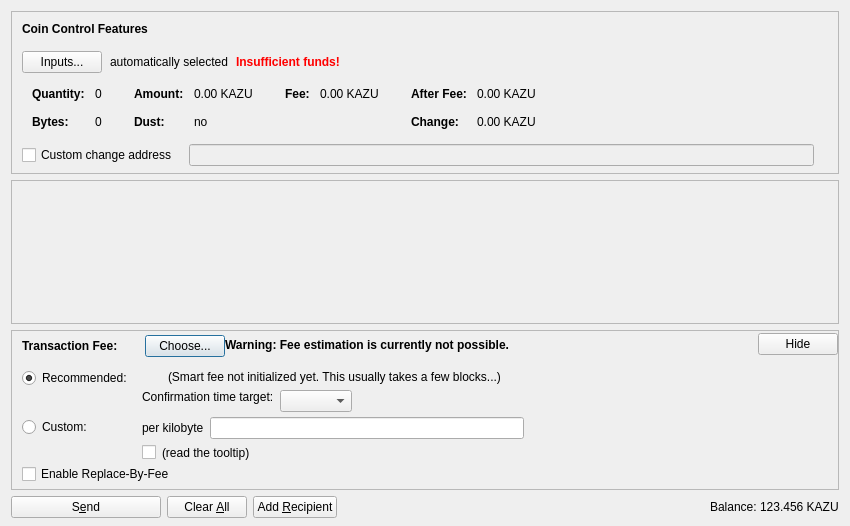
<?xml version="1.0" encoding="UTF-8"?>
<ui version="4.0">
 <class>SendCoinsDialog</class>
 <widget class="QDialog" name="SendCoinsDialog">
  <property name="geometry">
   <rect>
    <x>0</x>
    <y>0</y>
    <width>850</width>
    <height>526</height>
   </rect>
  </property>
  <property name="windowTitle">
   <string>Send Coins</string>
  </property>
  <layout class="QVBoxLayout" name="verticalLayout" stretch="0,1,0,0">
   <property name="bottomMargin">
    <number>8</number>
   </property>
   <item>
    <widget class="QFrame" name="frameCoinControl">
     <property name="sizePolicy">
      <sizepolicy hsizetype="Expanding" vsizetype="Expanding">
       <horstretch>0</horstretch>
       <verstretch>0</verstretch>
      </sizepolicy>
     </property>
     <property name="maximumSize">
      <size>
       <width>16777215</width>
       <height>16777215</height>
      </size>
     </property>
     <property name="frameShape">
      <enum>QFrame::StyledPanel</enum>
     </property>
     <property name="frameShadow">
      <enum>QFrame::Sunken</enum>
     </property>
     <layout class="QVBoxLayout" name="verticalLayoutCoinControl2">
      <property name="spacing">
       <number>0</number>
      </property>
      <property name="leftMargin">
       <number>0</number>
      </property>
      <property name="topMargin">
       <number>0</number>
      </property>
      <property name="rightMargin">
       <number>0</number>
      </property>
      <property name="bottomMargin">
       <number>6</number>
      </property>
      <item>
       <layout class="QVBoxLayout" name="verticalLayoutCoinControl" stretch="0,0,0,0,1">
        <property name="spacing">
         <number>0</number>
        </property>
        <property name="leftMargin">
         <number>10</number>
        </property>
        <property name="topMargin">
         <number>10</number>
        </property>
        <item>
         <layout class="QHBoxLayout" name="horizontalLayoutCoinControl1">
          <property name="bottomMargin">
           <number>15</number>
          </property>
          <item>
           <widget class="QLabel" name="labelCoinControlFeatures">
            <property name="sizePolicy">
             <sizepolicy hsizetype="Preferred" vsizetype="Maximum">
              <horstretch>0</horstretch>
              <verstretch>0</verstretch>
             </sizepolicy>
            </property>
            <property name="font">
             <font>
              <weight>75</weight>
              <bold>true</bold>
             </font>
            </property>
            <property name="styleSheet">
             <string notr="true">font-weight:bold;</string>
            </property>
            <property name="text">
             <string>Coin Control Features</string>
            </property>
           </widget>
          </item>
         </layout>
        </item>
        <item>
         <layout class="QHBoxLayout" name="horizontalLayoutCoinControl2" stretch="0,0,0,0">
          <property name="spacing">
           <number>8</number>
          </property>
          <property name="bottomMargin">
           <number>10</number>
          </property>
          <item>
           <widget class="QPushButton" name="pushButtonCoinControl">
            <property name="styleSheet">
             <string notr="true"/>
            </property>
            <property name="text">
             <string>Inputs...</string>
            </property>
            <property name="autoDefault">
             <bool>false</bool>
            </property>
           </widget>
          </item>
          <item>
           <widget class="QLabel" name="labelCoinControlAutomaticallySelected">
            <property name="text">
             <string>automatically selected</string>
            </property>
            <property name="margin">
             <number>5</number>
            </property>
           </widget>
          </item>
          <item>
           <widget class="QLabel" name="labelCoinControlInsuffFunds">
            <property name="font">
             <font>
              <weight>75</weight>
              <bold>true</bold>
             </font>
            </property>
            <property name="styleSheet">
             <string notr="true">color:red;font-weight:bold;</string>
            </property>
            <property name="text">
             <string>Insufficient funds!</string>
            </property>
            <property name="margin">
             <number>5</number>
            </property>
           </widget>
          </item>
          <item>
           <spacer name="horizontalSpacerCoinControl">
            <property name="orientation">
             <enum>Qt::Horizontal</enum>
            </property>
            <property name="sizeHint" stdset="0">
             <size>
              <width>40</width>
              <height>1</height>
             </size>
            </property>
           </spacer>
          </item>
         </layout>
        </item>
        <item>
         <widget class="QWidget" name="widgetCoinControl" native="true">
          <property name="sizePolicy">
           <sizepolicy hsizetype="Preferred" vsizetype="Preferred">
            <horstretch>0</horstretch>
            <verstretch>0</verstretch>
           </sizepolicy>
          </property>
          <property name="minimumSize">
           <size>
            <width>0</width>
            <height>0</height>
           </size>
          </property>
          <property name="styleSheet">
           <string notr="true"/>
          </property>
          <layout class="QHBoxLayout" name="horizontalLayoutCoinControl5">
           <property name="leftMargin">
            <number>0</number>
           </property>
           <property name="topMargin">
            <number>0</number>
           </property>
           <property name="rightMargin">
            <number>0</number>
           </property>
           <property name="bottomMargin">
            <number>0</number>
           </property>
           <item>
            <layout class="QHBoxLayout" name="horizontalLayoutCoinControl3" stretch="0,0,0,1">
             <property name="spacing">
              <number>20</number>
             </property>
             <property name="topMargin">
              <number>0</number>
             </property>
             <property name="bottomMargin">
              <number>10</number>
             </property>
             <item>
              <layout class="QFormLayout" name="formLayoutCoinControl1">
               <property name="horizontalSpacing">
                <number>10</number>
               </property>
               <property name="verticalSpacing">
                <number>14</number>
               </property>
               <property name="leftMargin">
                <number>10</number>
               </property>
               <property name="topMargin">
                <number>4</number>
               </property>
               <property name="rightMargin">
                <number>6</number>
               </property>
               <item row="0" column="0">
                <widget class="QLabel" name="labelCoinControlQuantityText">
                 <property name="font">
                  <font>
                   <weight>75</weight>
                   <bold>true</bold>
                  </font>
                 </property>
                 <property name="text">
                  <string>Quantity:</string>
                 </property>
                 <property name="margin">
                  <number>0</number>
                 </property>
                </widget>
               </item>
               <item row="0" column="1">
                <widget class="QLabel" name="labelCoinControlQuantity">
                 <property name="cursor">
                  <cursorShape>IBeamCursor</cursorShape>
                 </property>
                 <property name="contextMenuPolicy">
                  <enum>Qt::ActionsContextMenu</enum>
                 </property>
                 <property name="text">
                  <string notr="true">0</string>
                 </property>
                 <property name="margin">
                  <number>0</number>
                 </property>
                 <property name="textInteractionFlags">
                  <set>Qt::LinksAccessibleByMouse|Qt::TextSelectableByKeyboard|Qt::TextSelectableByMouse</set>
                 </property>
                </widget>
               </item>
               <item row="1" column="0">
                <widget class="QLabel" name="labelCoinControlBytesText">
                 <property name="font">
                  <font>
                   <weight>75</weight>
                   <bold>true</bold>
                  </font>
                 </property>
                 <property name="text">
                  <string>Bytes:</string>
                 </property>
                </widget>
               </item>
               <item row="1" column="1">
                <widget class="QLabel" name="labelCoinControlBytes">
                 <property name="cursor">
                  <cursorShape>IBeamCursor</cursorShape>
                 </property>
                 <property name="contextMenuPolicy">
                  <enum>Qt::ActionsContextMenu</enum>
                 </property>
                 <property name="text">
                  <string notr="true">0</string>
                 </property>
                 <property name="textInteractionFlags">
                  <set>Qt::LinksAccessibleByMouse|Qt::TextSelectableByKeyboard|Qt::TextSelectableByMouse</set>
                 </property>
                </widget>
               </item>
              </layout>
             </item>
             <item>
              <layout class="QFormLayout" name="formLayoutCoinControl2">
               <property name="horizontalSpacing">
                <number>10</number>
               </property>
               <property name="verticalSpacing">
                <number>14</number>
               </property>
               <property name="leftMargin">
                <number>6</number>
               </property>
               <property name="topMargin">
                <number>4</number>
               </property>
               <property name="rightMargin">
                <number>6</number>
               </property>
               <item row="0" column="0">
                <widget class="QLabel" name="labelCoinControlAmountText">
                 <property name="font">
                  <font>
                   <weight>75</weight>
                   <bold>true</bold>
                  </font>
                 </property>
                 <property name="text">
                  <string>Amount:</string>
                 </property>
                 <property name="margin">
                  <number>0</number>
                 </property>
                </widget>
               </item>
               <item row="0" column="1">
                <widget class="QLabel" name="labelCoinControlAmount">
                 <property name="cursor">
                  <cursorShape>IBeamCursor</cursorShape>
                 </property>
                 <property name="contextMenuPolicy">
                  <enum>Qt::ActionsContextMenu</enum>
                 </property>
                 <property name="text">
                  <string notr="true">0.00 KAZU</string>
                 </property>
                 <property name="textInteractionFlags">
                  <set>Qt::LinksAccessibleByMouse|Qt::TextSelectableByKeyboard|Qt::TextSelectableByMouse</set>
                 </property>
                </widget>
               </item>
               <item row="1" column="0">
                <widget class="QLabel" name="labelCoinControlLowOutputText">
                 <property name="font">
                  <font>
                   <weight>75</weight>
                   <bold>true</bold>
                  </font>
                 </property>
                 <property name="text">
                  <string>Dust:</string>
                 </property>
                </widget>
               </item>
               <item row="1" column="1">
                <widget class="QLabel" name="labelCoinControlLowOutput">
                 <property name="cursor">
                  <cursorShape>IBeamCursor</cursorShape>
                 </property>
                 <property name="contextMenuPolicy">
                  <enum>Qt::ActionsContextMenu</enum>
                 </property>
                 <property name="text">
                  <string notr="true">no</string>
                 </property>
                 <property name="textInteractionFlags">
                  <set>Qt::LinksAccessibleByMouse|Qt::TextSelectableByKeyboard|Qt::TextSelectableByMouse</set>
                 </property>
                </widget>
               </item>
              </layout>
             </item>
             <item>
              <layout class="QFormLayout" name="formLayoutCoinControl3">
               <property name="horizontalSpacing">
                <number>10</number>
               </property>
               <property name="verticalSpacing">
                <number>14</number>
               </property>
               <property name="leftMargin">
                <number>6</number>
               </property>
               <property name="topMargin">
                <number>4</number>
               </property>
               <property name="rightMargin">
                <number>6</number>
               </property>
               <item row="0" column="0">
                <widget class="QLabel" name="labelCoinControlFeeText">
                 <property name="font">
                  <font>
                   <weight>75</weight>
                   <bold>true</bold>
                  </font>
                 </property>
                 <property name="text">
                  <string>Fee:</string>
                 </property>
                 <property name="margin">
                  <number>0</number>
                 </property>
                </widget>
               </item>
               <item row="0" column="1">
                <widget class="QLabel" name="labelCoinControlFee">
                 <property name="cursor">
                  <cursorShape>IBeamCursor</cursorShape>
                 </property>
                 <property name="contextMenuPolicy">
                  <enum>Qt::ActionsContextMenu</enum>
                 </property>
                 <property name="text">
                  <string notr="true">0.00 KAZU</string>
                 </property>
                 <property name="textInteractionFlags">
                  <set>Qt::LinksAccessibleByMouse|Qt::TextSelectableByKeyboard|Qt::TextSelectableByMouse</set>
                 </property>
                </widget>
               </item>
              </layout>
             </item>
             <item>
              <layout class="QFormLayout" name="formLayoutCoinControl4">
               <property name="horizontalSpacing">
                <number>10</number>
               </property>
               <property name="verticalSpacing">
                <number>14</number>
               </property>
               <property name="leftMargin">
                <number>6</number>
               </property>
               <property name="topMargin">
                <number>4</number>
               </property>
               <property name="rightMargin">
                <number>6</number>
               </property>
               <item row="0" column="0">
                <widget class="QLabel" name="labelCoinControlAfterFeeText">
                 <property name="font">
                  <font>
                   <weight>75</weight>
                   <bold>true</bold>
                  </font>
                 </property>
                 <property name="text">
                  <string>After Fee:</string>
                 </property>
                 <property name="margin">
                  <number>0</number>
                 </property>
                </widget>
               </item>
               <item row="0" column="1">
                <widget class="QLabel" name="labelCoinControlAfterFee">
                 <property name="cursor">
                  <cursorShape>IBeamCursor</cursorShape>
                 </property>
                 <property name="contextMenuPolicy">
                  <enum>Qt::ActionsContextMenu</enum>
                 </property>
                 <property name="text">
                  <string notr="true">0.00 KAZU</string>
                 </property>
                 <property name="textInteractionFlags">
                  <set>Qt::LinksAccessibleByMouse|Qt::TextSelectableByKeyboard|Qt::TextSelectableByMouse</set>
                 </property>
                </widget>
               </item>
               <item row="1" column="0">
                <widget class="QLabel" name="labelCoinControlChangeText">
                 <property name="font">
                  <font>
                   <weight>75</weight>
                   <bold>true</bold>
                  </font>
                 </property>
                 <property name="text">
                  <string>Change:</string>
                 </property>
                </widget>
               </item>
               <item row="1" column="1">
                <widget class="QLabel" name="labelCoinControlChange">
                 <property name="cursor">
                  <cursorShape>IBeamCursor</cursorShape>
                 </property>
                 <property name="contextMenuPolicy">
                  <enum>Qt::ActionsContextMenu</enum>
                 </property>
                 <property name="text">
                  <string notr="true">0.00 KAZU</string>
                 </property>
                 <property name="textInteractionFlags">
                  <set>Qt::LinksAccessibleByMouse|Qt::TextSelectableByKeyboard|Qt::TextSelectableByMouse</set>
                 </property>
                </widget>
               </item>
              </layout>
             </item>
            </layout>
           </item>
          </layout>
         </widget>
        </item>
        <item>
         <layout class="QHBoxLayout" name="horizontalLayoutCoinControl4" stretch="0,0,0">
          <property name="spacing">
           <number>12</number>
          </property>
          <property name="sizeConstraint">
           <enum>QLayout::SetDefaultConstraint</enum>
          </property>
          <property name="topMargin">
           <number>5</number>
          </property>
          <property name="rightMargin">
           <number>5</number>
          </property>
          <item>
           <widget class="QCheckBox" name="checkBoxCoinControlChange">
            <property name="toolTip">
             <string>If this is activated, but the change address is empty or invalid, change will be sent to a newly generated address.</string>
            </property>
            <property name="text">
             <string>Custom change address</string>
            </property>
           </widget>
          </item>
          <item>
           <widget class="QValidatedLineEdit" name="lineEditCoinControlChange">
            <property name="enabled">
             <bool>false</bool>
            </property>
            <property name="sizePolicy">
             <sizepolicy hsizetype="Expanding" vsizetype="Fixed">
              <horstretch>0</horstretch>
              <verstretch>0</verstretch>
             </sizepolicy>
            </property>
           </widget>
          </item>
          <item>
           <widget class="QLabel" name="labelCoinControlChangeLabel">
            <property name="sizePolicy">
             <sizepolicy hsizetype="Preferred" vsizetype="Expanding">
              <horstretch>0</horstretch>
              <verstretch>0</verstretch>
             </sizepolicy>
            </property>
            <property name="minimumSize">
             <size>
              <width>0</width>
              <height>0</height>
             </size>
            </property>
            <property name="text">
             <string/>
            </property>
            <property name="margin">
             <number>3</number>
            </property>
           </widget>
          </item>
         </layout>
        </item>
        <item>
         <spacer name="verticalSpacerCoinControl">
          <property name="orientation">
           <enum>Qt::Vertical</enum>
          </property>
          <property name="sizeHint" stdset="0">
           <size>
            <width>800</width>
            <height>1</height>
           </size>
          </property>
         </spacer>
        </item>
       </layout>
      </item>
     </layout>
    </widget>
   </item>
   <item>
    <widget class="QScrollArea" name="scrollArea">
     <property name="widgetResizable">
      <bool>true</bool>
     </property>
     <widget class="QWidget" name="scrollAreaWidgetContents">
      <property name="geometry">
       <rect>
        <x>0</x>
        <y>0</y>
        <width>830</width>
        <height>104</height>
       </rect>
      </property>
      <layout class="QVBoxLayout" name="verticalLayout_2" stretch="0,1">
       <property name="leftMargin">
        <number>0</number>
       </property>
       <property name="topMargin">
        <number>0</number>
       </property>
       <property name="rightMargin">
        <number>0</number>
       </property>
       <property name="bottomMargin">
        <number>0</number>
       </property>
       <item>
        <layout class="QVBoxLayout" name="entries">
         <property name="spacing">
          <number>6</number>
         </property>
        </layout>
       </item>
       <item>
        <spacer name="verticalSpacer">
         <property name="orientation">
          <enum>Qt::Vertical</enum>
         </property>
         <property name="sizeHint" stdset="0">
          <size>
           <width>20</width>
           <height>40</height>
          </size>
         </property>
        </spacer>
       </item>
      </layout>
     </widget>
    </widget>
   </item>
   <item>
    <widget class="QFrame" name="frameFee">
     <property name="sizePolicy">
      <sizepolicy hsizetype="Expanding" vsizetype="Expanding">
       <horstretch>0</horstretch>
       <verstretch>0</verstretch>
      </sizepolicy>
     </property>
     <property name="maximumSize">
      <size>
       <width>16777215</width>
       <height>16777215</height>
      </size>
     </property>
     <property name="frameShape">
      <enum>QFrame::StyledPanel</enum>
     </property>
     <property name="frameShadow">
      <enum>QFrame::Sunken</enum>
     </property>
     <layout class="QVBoxLayout" name="verticalLayoutFee1">
      <property name="spacing">
       <number>0</number>
      </property>
      <property name="leftMargin">
       <number>0</number>
      </property>
      <property name="topMargin">
       <number>0</number>
      </property>
      <property name="rightMargin">
       <number>0</number>
      </property>
      <property name="bottomMargin">
       <number>0</number>
      </property>
      <item>
       <layout class="QVBoxLayout" name="verticalLayoutFee2" stretch="0,0,0">
        <property name="spacing">
         <number>0</number>
        </property>
        <property name="leftMargin">
         <number>10</number>
        </property>
        <property name="topMargin">
         <number>0</number>
        </property>
        <item>
         <layout class="QHBoxLayout" name="horizontalLayoutFee1">
          <property name="bottomMargin">
           <number>0</number>
          </property>
          <item>
           <layout class="QVBoxLayout" name="verticalLayoutFee7">
            <property name="spacing">
             <number>0</number>
            </property>
            <item>
             <spacer name="verticalSpacerSmartFee">
              <property name="orientation">
               <enum>Qt::Vertical</enum>
              </property>
              <property name="sizeType">
               <enum>QSizePolicy::Fixed</enum>
              </property>
              <property name="sizeHint" stdset="0">
               <size>
                <width>1</width>
                <height>4</height>
               </size>
              </property>
             </spacer>
            </item>
            <item>
             <layout class="QHBoxLayout" name="horizontalLayoutSmartFee">
              <property name="spacing">
               <number>10</number>
              </property>
              <item>
               <widget class="QLabel" name="labelFeeHeadline">
                <property name="sizePolicy">
                 <sizepolicy hsizetype="Preferred" vsizetype="Maximum">
                  <horstretch>0</horstretch>
                  <verstretch>0</verstretch>
                 </sizepolicy>
                </property>
                <property name="font">
                 <font>
                  <weight>75</weight>
                  <bold>true</bold>
                 </font>
                </property>
                <property name="styleSheet">
                 <string notr="true">font-weight:bold;</string>
                </property>
                <property name="text">
                 <string>Transaction Fee:</string>
                </property>
               </widget>
              </item>
              <item>
               <widget class="QLabel" name="labelFeeMinimized">
                <property name="text">
                 <string/>
                </property>
               </widget>
              </item>
              <item>
               <widget class="QPushButton" name="buttonChooseFee">
                <property name="text">
                 <string>Choose...</string>
                </property>
               </widget>
              </item>
             </layout>
            </item>
            <item>
             <spacer name="verticalSpacer_5">
              <property name="orientation">
               <enum>Qt::Vertical</enum>
              </property>
              <property name="sizeHint" stdset="0">
               <size>
                <width>1</width>
                <height>1</height>
               </size>
              </property>
             </spacer>
            </item>
           </layout>
          </item>
          <item>
           <widget class="QLabel" name="fallbackFeeWarningLabel">
            <property name="toolTip">
             <string>Using the fallbackfee can result in sending a transaction that will take several hours or days (or never) to confirm. Consider choosing your fee manually or wait until you have validated the complete chain.</string>
            </property>
            <property name="font">
            <font>
                <weight>75</weight>
                <bold>true</bold>
            </font>
            </property>
            <property name="text">
             <string>Warning: Fee estimation is currently not possible.</string>
            </property>
            <property name="wordWrap">
             <bool>false</bool>
            </property>
           </widget>
          </item>
          <item>
           <spacer name="horizontalSpacer_4">
            <property name="orientation">
             <enum>Qt::Horizontal</enum>
            </property>
            <property name="sizeType">
             <enum>QSizePolicy::MinimumExpanding</enum>
            </property>
            <property name="sizeHint" stdset="0">
             <size>
              <width>40</width>
              <height>20</height>
             </size>
            </property>
           </spacer>
          </item>
          <item>
           <widget class="QPushButton" name="buttonMinimizeFee">
            <property name="toolTip">
             <string>collapse fee-settings</string>
            </property>
            <property name="text">
             <string>Hide</string>
            </property>
           </widget>
          </item>
         </layout>
        </item>
        <item>
         <widget class="QFrame" name="frameFeeSelection">
          <layout class="QVBoxLayout" name="verticalLayoutFee12">
           <property name="spacing">
            <number>0</number>
           </property>
           <property name="leftMargin">
            <number>0</number>
           </property>
           <property name="topMargin">
            <number>0</number>
           </property>
           <property name="rightMargin">
            <number>0</number>
           </property>
           <property name="bottomMargin">
            <number>0</number>
           </property>
           <item>
            <layout class="QGridLayout" name="gridLayoutFee">
             <property name="topMargin">
              <number>10</number>
             </property>
             <property name="bottomMargin">
              <number>4</number>
             </property>
             <property name="horizontalSpacing">
              <number>10</number>
             </property>
             <property name="verticalSpacing">
              <number>4</number>
             </property>
             <item row="1" column="1">
              <layout class="QVBoxLayout" name="verticalLayoutFee8">
               <property name="spacing">
                <number>6</number>
               </property>
               <item>
                <layout class="QHBoxLayout" name="horizontalLayoutFee13">
                 <item>
                  <widget class="QLabel" name="labelCustomPerKilobyte">
                   <property name="toolTip">
                    <string>Specify a custom fee per kB (1,000 bytes) of the transaction's virtual size.

Note:  Since the fee is calculated on a per-byte basis, a fee of "100 satoshis per kB" for a transaction size of 500 bytes (half of 1 kB) would ultimately yield a fee of only 50 satoshis.</string>
                   </property>
                   <property name="text">
                    <string>per kilobyte</string>
                   </property>
                  </widget>
                 </item>
                 <item>
                  <widget class="KazucoinAmountField" name="customFee"/>
                 </item>
                 <item>
                  <spacer name="horizontalSpacer_6">
                   <property name="orientation">
                    <enum>Qt::Horizontal</enum>
                   </property>
                   <property name="sizeHint" stdset="0">
                    <size>
                     <width>1</width>
                     <height>1</height>
                    </size>
                   </property>
                  </spacer>
                 </item>
                </layout>
               </item>
               <item>
                <layout class="QHBoxLayout" name="horizontalLayoutFee8">
                 <item>
                  <widget class="QCheckBox" name="checkBoxMinimumFee">
                   <property name="toolTip">
                    <string>Paying only the minimum fee is just fine as long as there is less transaction volume than space in the blocks. But be aware that this can end up in a never confirming transaction once there is more demand for kazucoin transactions than the network can process.</string>
                   </property>
                   <property name="text">
                    <string/>
                   </property>
                  </widget>
                 </item>
                 <item>
                  <widget class="QLabel" name="labelMinFeeWarning">
                   <property name="enabled">
                    <bool>true</bool>
                   </property>
                   <property name="toolTip">
                    <string>Paying only the minimum fee is just fine as long as there is less transaction volume than space in the blocks. But be aware that this can end up in a never confirming transaction once there is more demand for kazucoin transactions than the network can process.</string>
                   </property>
                   <property name="text">
                    <string>(read the tooltip)</string>
                   </property>
                   <property name="margin">
                    <number>5</number>
                   </property>
                  </widget>
                 </item>
                 <item>
                  <spacer name="horizontalSpacer_2">
                   <property name="orientation">
                    <enum>Qt::Horizontal</enum>
                   </property>
                   <property name="sizeHint" stdset="0">
                    <size>
                     <width>1</width>
                     <height>1</height>
                    </size>
                   </property>
                  </spacer>
                 </item>
                </layout>
               </item>
              </layout>
             </item>
             <item row="0" column="0">
              <layout class="QVBoxLayout" name="verticalLayoutFee4" stretch="0,1">
               <item>
                <widget class="QRadioButton" name="radioSmartFee">
                 <property name="text">
                  <string>Recommended:</string>
                 </property>
                 <property name="checked">
                  <bool>true</bool>
                 </property>
                 <attribute name="buttonGroup">
                  <string notr="true">groupFee</string>
                 </attribute>
                </widget>
               </item>
               <item>
                <spacer name="verticalSpacer_2">
                 <property name="orientation">
                  <enum>Qt::Vertical</enum>
                 </property>
                 <property name="sizeHint" stdset="0">
                  <size>
                   <width>1</width>
                   <height>1</height>
                  </size>
                 </property>
                </spacer>
               </item>
              </layout>
             </item>
             <item row="1" column="0">
              <layout class="QVBoxLayout" name="verticalLayoutFee9" stretch="0,1">
               <item>
                <widget class="QRadioButton" name="radioCustomFee">
                 <property name="text">
                  <string>Custom:</string>
                 </property>
                 <attribute name="buttonGroup">
                  <string notr="true">groupFee</string>
                 </attribute>
                </widget>
               </item>
               <item>
                <spacer name="verticalSpacer_6">
                 <property name="orientation">
                  <enum>Qt::Vertical</enum>
                 </property>
                 <property name="sizeHint" stdset="0">
                  <size>
                   <width>1</width>
                   <height>1</height>
                  </size>
                 </property>
                </spacer>
               </item>
              </layout>
             </item>
             <item row="0" column="1">
              <layout class="QVBoxLayout" name="verticalLayoutFee3" stretch="0,0,1">
               <property name="spacing">
                <number>6</number>
               </property>
               <property name="topMargin">
                <number>2</number>
               </property>
               <item>
                <layout class="QHBoxLayout" name="horizontalLayoutFee12">
                 <item>
                  <widget class="QLabel" name="labelSmartFee">
                   <property name="text">
                    <string/>
                   </property>
                   <property name="margin">
                    <number>2</number>
                   </property>
                  </widget>
                 </item>
                 <item>
                  <widget class="QLabel" name="labelFeeEstimation">
                   <property name="text">
                    <string/>
                   </property>
                  </widget>
                 </item>
                 <item>
                  <widget class="QLabel" name="labelSmartFee2">
                   <property name="text">
                    <string>(Smart fee not initialized yet. This usually takes a few blocks...)</string>
                   </property>
                   <property name="margin">
                    <number>2</number>
                   </property>
                  </widget>
                 </item>
                 <item>
                  <spacer name="horizontalSpacer_5">
                   <property name="orientation">
                    <enum>Qt::Horizontal</enum>
                   </property>
                   <property name="sizeHint" stdset="0">
                    <size>
                     <width>1</width>
                     <height>1</height>
                    </size>
                   </property>
                  </spacer>
                 </item>
                </layout>
               </item>
               <item>
                <layout class="QHBoxLayout" name="horizontalLayoutFee9">
                 <item>
                  <layout class="QVBoxLayout" name="verticalLayoutFee6">
                   <item>
                    <widget class="QLabel" name="labelSmartFee3">
                     <property name="text">
                      <string>Confirmation time target:</string>
                     </property>
                     <property name="margin">
                      <number>2</number>
                     </property>
                    </widget>
                   </item>
                   <item>
                    <spacer name="verticalSpacer_3">
                     <property name="orientation">
                      <enum>Qt::Vertical</enum>
                     </property>
                     <property name="sizeHint" stdset="0">
                      <size>
                       <width>1</width>
                       <height>1</height>
                      </size>
                     </property>
                    </spacer>
                   </item>
                  </layout>
                 </item>
                 <item>
                  <layout class="QVBoxLayout" name="verticalLayoutFee5">
                   <property name="rightMargin">
                    <number>30</number>
                   </property>
                   <item>
                    <layout class="QHBoxLayout" name="horizontalLayoutConfTarget">
                     <property name="bottomMargin">
                      <number>0</number>
                     </property>
                     <item>
                      <widget class="QComboBox" name="confTargetSelector"/>
                     </item>
                     <item>
                      <spacer name="horizontalSpacerConfTarget">
                       <property name="orientation">
                        <enum>Qt::Horizontal</enum>
                       </property>
                       <property name="sizeHint" stdset="0">
                        <size>
                         <width>40</width>
                         <height>20</height>
                        </size>
                       </property>
                      </spacer>
                     </item>
                    </layout>
                   </item>
                  </layout>
                 </item>
                </layout>
               </item>
               <item>
                <spacer name="verticalSpacer_4">
                 <property name="orientation">
                  <enum>Qt::Vertical</enum>
                 </property>
                 <property name="sizeHint" stdset="0">
                  <size>
                   <width>1</width>
                   <height>1</height>
                  </size>
                 </property>
                </spacer>
               </item>
              </layout>
             </item>
            </layout>
           </item>
           <item>
            <widget class="QCheckBox" name="optInRBF">
             <property name="text">
              <string>Enable Replace-By-Fee</string>
             </property>
             <property name="toolTip">
              <string>With Replace-By-Fee (BIP-125) you can increase a transaction's fee after it is sent. Without this, a higher fee may be recommended to compensate for increased transaction delay risk.</string>
             </property>
            </widget>
           </item>
          </layout>
         </widget>
        </item>
        <item>
         <spacer name="verticalSpacerFee">
          <property name="orientation">
           <enum>Qt::Vertical</enum>
          </property>
          <property name="sizeHint" stdset="0">
           <size>
            <width>40</width>
            <height>5</height>
           </size>
          </property>
         </spacer>
        </item>
       </layout>
      </item>
     </layout>
    </widget>
   </item>
   <item>
    <layout class="QHBoxLayout" name="horizontalLayout">
     <item>
      <widget class="QPushButton" name="sendButton">
       <property name="minimumSize">
        <size>
         <width>150</width>
         <height>0</height>
        </size>
       </property>
       <property name="toolTip">
        <string>Confirm the send action</string>
       </property>
       <property name="text">
        <string>S&amp;end</string>
       </property>
       <property name="icon">
        <iconset resource="../kazucoin.qrc">
         <normaloff>:/icons/send</normaloff>:/icons/send</iconset>
       </property>
       <property name="autoDefault">
        <bool>false</bool>
       </property>
       <property name="default">
        <bool>false</bool>
       </property>
      </widget>
     </item>
     <item>
      <widget class="QPushButton" name="clearButton">
       <property name="sizePolicy">
        <sizepolicy hsizetype="Minimum" vsizetype="Fixed">
         <horstretch>0</horstretch>
         <verstretch>0</verstretch>
        </sizepolicy>
       </property>
       <property name="toolTip">
        <string>Clear all fields of the form.</string>
       </property>
       <property name="text">
        <string>Clear &amp;All</string>
       </property>
       <property name="icon">
        <iconset resource="../kazucoin.qrc">
         <normaloff>:/icons/remove</normaloff>:/icons/remove</iconset>
       </property>
       <property name="autoDefault">
        <bool>false</bool>
       </property>
      </widget>
     </item>
     <item>
      <widget class="QPushButton" name="addButton">
       <property name="toolTip">
        <string>Send to multiple recipients at once</string>
       </property>
       <property name="text">
        <string>Add &amp;Recipient</string>
       </property>
       <property name="icon">
        <iconset resource="../kazucoin.qrc">
         <normaloff>:/icons/add</normaloff>:/icons/add</iconset>
       </property>
       <property name="autoDefault">
        <bool>false</bool>
       </property>
      </widget>
     </item>
     <item>
      <spacer name="horizontalSpacer">
       <property name="orientation">
        <enum>Qt::Horizontal</enum>
       </property>
       <property name="sizeHint" stdset="0">
        <size>
         <width>40</width>
         <height>20</height>
        </size>
       </property>
      </spacer>
     </item>
     <item>
      <layout class="QHBoxLayout" name="horizontalLayout_2">
       <property name="spacing">
        <number>3</number>
       </property>
       <item>
        <widget class="QLabel" name="label">
         <property name="sizePolicy">
          <sizepolicy hsizetype="Preferred" vsizetype="Fixed">
           <horstretch>0</horstretch>
           <verstretch>0</verstretch>
          </sizepolicy>
         </property>
         <property name="text">
          <string>Balance:</string>
         </property>
        </widget>
       </item>
       <item>
        <widget class="QLabel" name="labelBalance">
         <property name="sizePolicy">
          <sizepolicy hsizetype="Preferred" vsizetype="Fixed">
           <horstretch>0</horstretch>
           <verstretch>0</verstretch>
          </sizepolicy>
         </property>
         <property name="cursor">
          <cursorShape>IBeamCursor</cursorShape>
         </property>
         <property name="text">
          <string notr="true">123.456 KAZU</string>
         </property>
         <property name="textInteractionFlags">
          <set>Qt::LinksAccessibleByMouse|Qt::TextSelectableByKeyboard|Qt::TextSelectableByMouse</set>
         </property>
        </widget>
       </item>
      </layout>
     </item>
    </layout>
   </item>
  </layout>
 </widget>
 <customwidgets>
  <customwidget>
   <class>QValidatedLineEdit</class>
   <extends>QLineEdit</extends>
   <header>qt/qvalidatedlineedit.h</header>
  </customwidget>
  <customwidget>
   <class>KazucoinAmountField</class>
   <extends>QLineEdit</extends>
   <header>qt/kazucoinamountfield.h</header>
   <container>1</container>
  </customwidget>
 </customwidgets>
 <resources>
  <include location="../kazucoin.qrc"/>
 </resources>
 <connections/>
 <buttongroups>
  <buttongroup name="groupFee"/>
 </buttongroups>
</ui>
